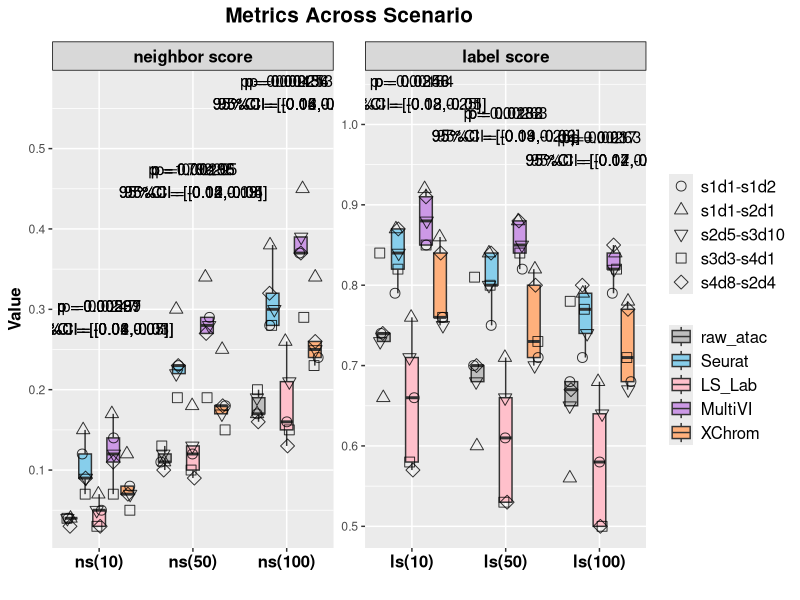
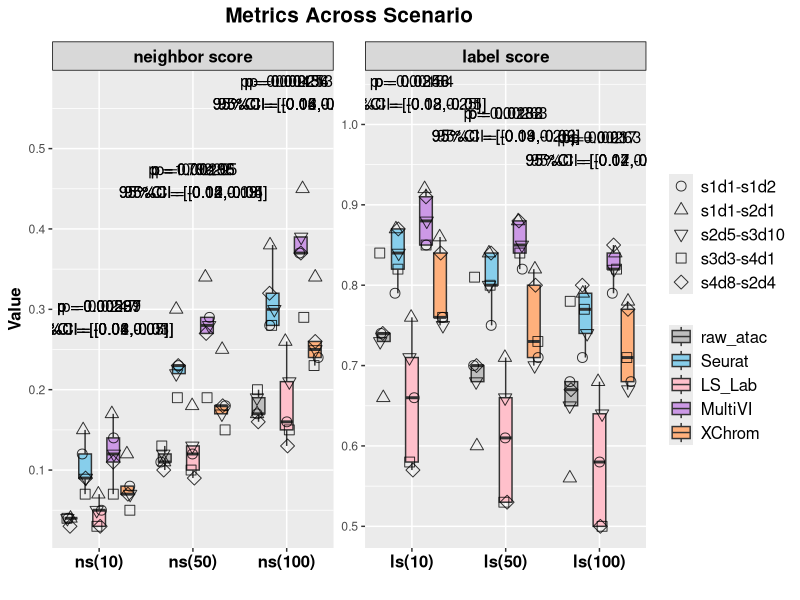

The R source for these figures, in order:
library(ggplot2)
library(readr)
library(dplyr)
library(tidyr)

df <- read_csv('inter_method_nsls.csv')

# Convert Metric & Method & Dataset to factor and specify the order
df$Metric <- factor(df$Metric, levels = c("ns(10)", "ns(50)", "ns(100)", 
                                          "ls(10)", "ls(50)", "ls(100)"))
df$Method <- factor(df$Method, levels = c('raw_atac',"Seurat", "LS_Lab", "MultiVI", "XChrom"))
df$Dataset<-factor(df$Dataset,levels = c('s1d1-s1d2','s1d1-s2d1','s2d5-s3d10','s3d3-s4d1','s4d8-s2d4'))
df %>%
  group_by(Metric, Method) %>%
  summarise(Dataset_Count = n_distinct(Dataset), .groups = "drop")

#################################### facet ######################################
#Add 2 new column to group ns(k=10,50,100) and ls(k=10,50,100),respectively

df <- df %>%
  mutate(MetricType = ifelse(grepl("ns", Metric), "neighbor score", "label score"))%>%
  mutate(MetricType = factor(MetricType, levels = c("neighbor score", "label score")))

# Obtain all the methods that need to be compared (excluding XChrom itself)
other_methods <- unique(df$Method[df$Method != "XChrom"])

# Extract the data of XChrom as the benchmark
xchrom_data <- df %>% 
  filter(Method == "XChrom") %>% 
  select(Dataset, Metric, MetricType, Value_XChrom = Value)

# Generate comparative data
comparison_data <- df %>%
  filter(Method != "XChrom") %>% 
  inner_join(xchrom_data, by = c("Dataset", "Metric", "MetricType")) %>%
  mutate(diff = Value_XChrom - Value)

# Calculate statistical results
annotation_df <- comparison_data %>%
  group_by(Metric, Method) %>%  # Group by Metric & Method
  summarise(
    mean_diff = mean(diff, na.rm = TRUE),
    se_diff = sd(diff, na.rm = TRUE) / sqrt(n()),
    lower_ci = mean_diff - qt(0.975, df = n()-1) * se_diff,
    upper_ci = mean_diff + qt(0.975, df = n()-1) * se_diff,
    p_value = t.test(Value_XChrom, Value, paired = TRUE)$p.value,
    .groups = "drop"
  ) %>%
  mutate(
    p_value_label = ifelse(p_value < 0.05,
                           paste0("p = ", signif(p_value, digits = 3)),
                           NA_character_)
  ) %>%
  # Merge the MetricType and Y-axis position information
  left_join(distinct(df, Metric, MetricType), by = "Metric") %>% 
  left_join(
    df %>% group_by(Metric) %>% summarise(max_val = max(Value)),
    by = "Metric"
  ) %>% 
  mutate(y_position = ifelse(p_value < 0.05, max_val + 0.12, NA_real_))

ggplot(df, aes(x = Metric, y = Value,)) +
  geom_boxplot(aes(group = interaction(Metric, Method), fill = Method), 
               alpha = 1, outlier.shape = NA) +  
  geom_jitter(
    aes(group = interaction(Metric, Method), shape = Dataset),
    position = position_jitterdodge(
      jitter.width = 0.2,   
      dodge.width = 0.8    
    ),size = 3,alpha = 0.8,color = "black",stroke = 0.5)+
  scale_fill_manual(values = c('raw_atac'='grey',"Seurat" = "skyblue", 'LS_Lab' = "pink",'MultiVI'='#CC99E6',"XChrom" = "#FFB07C")) +
  scale_shape_manual(
    values = c(
      "s1d1-s1d2" = 1,    
      "s1d1-s2d1" = 2,    
      "s4d8-s2d4" = 5,    
      "s3d3-s4d1" = 0,    
      "s2d5-s3d10" = 6    
    ))+
  scale_x_discrete(expand = expansion(add = c(0.5, 0.5))) +  
  guides(shape = guide_legend(order = 1), fill = guide_legend(order = 2)) + 
  facet_wrap(~MetricType, scales = "free")+
  theme_set(theme_bw())+
  # theme_minimal() +
  theme(
    axis.text.x = element_text(angle = 0, hjust = 0.5, size = 12, face = "bold", color = "black", margin = margin(t =2)),
    axis.title = element_text(size = 12, color = "black", face = "bold"),
    legend.title = element_blank(),
    plot.title = element_text(hjust = 0.5, size = 15, face = "bold",margin = margin(b = 10)),
    legend.text = element_text(size = 12),
    strip.background = element_rect(fill = rgb(0.5, 0.5, 0.5, 0.3),color = "black", size = 0.5), 
    strip.text = element_text(size = 12, face = "bold", color = "black"),
    strip.text.x = element_text(size = 12, face = "bold",color = "black"), 
  ) +
  labs(title = "Metrics Across Scenario", x = "", y = "Value") +
  geom_text(
    data = annotation_df[annotation_df$p_value<0.05,],
    aes(x = Metric, y = y_position,group = MetricType, 
        label = paste0(p_value_label, "\n95%CI = [",
                       round(lower_ci, 2), ",",
                       round(upper_ci, 2), "]")),
    inherit.aes = FALSE,size = 4,
    color = "black",hjust = 0.5)


ggsave("inter_method_nsls_box.pdf", plot = last_plot(), 
       width = 20, height = 8, units = "in",dpi=300)
